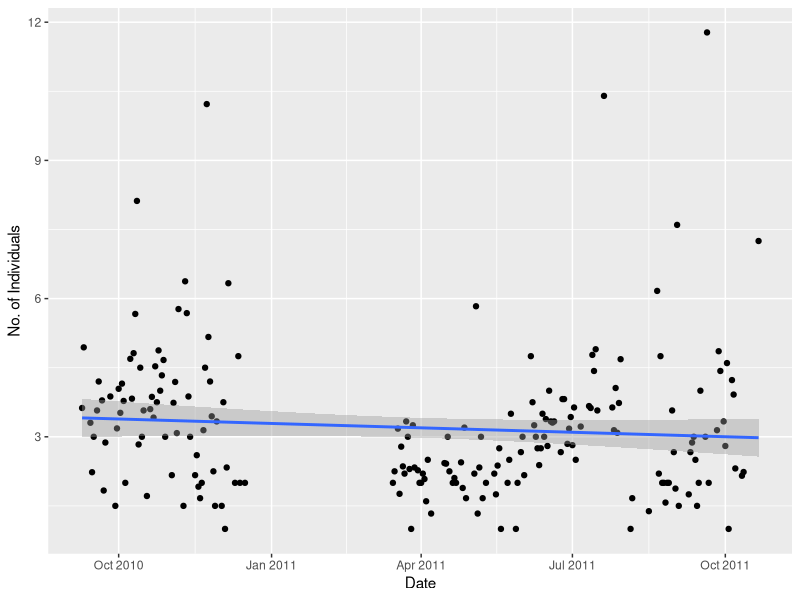
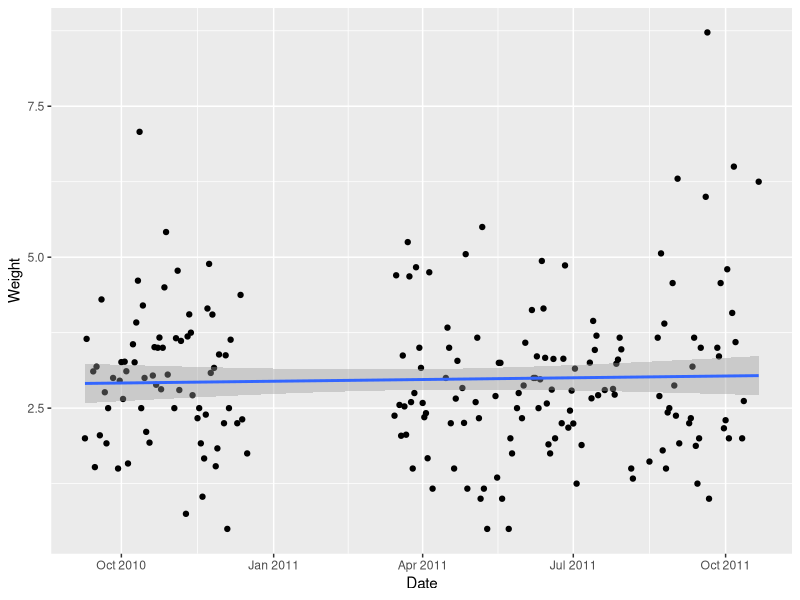
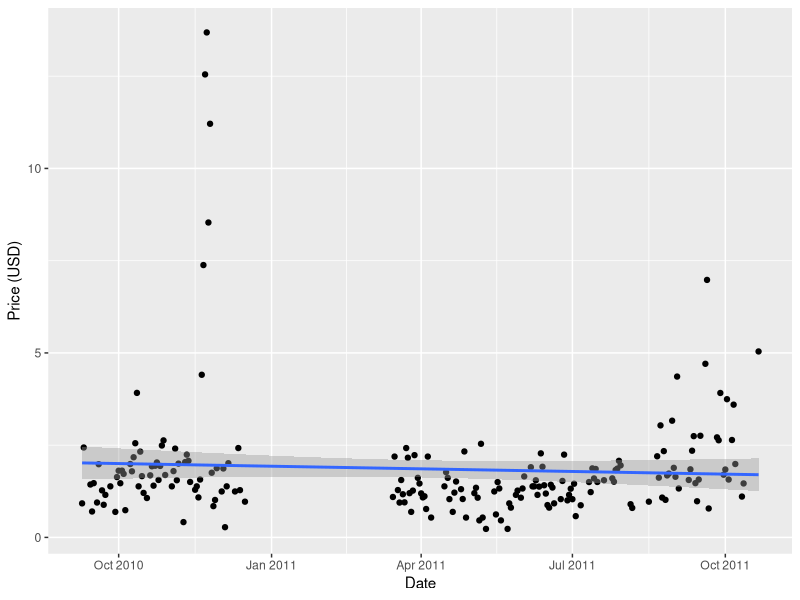
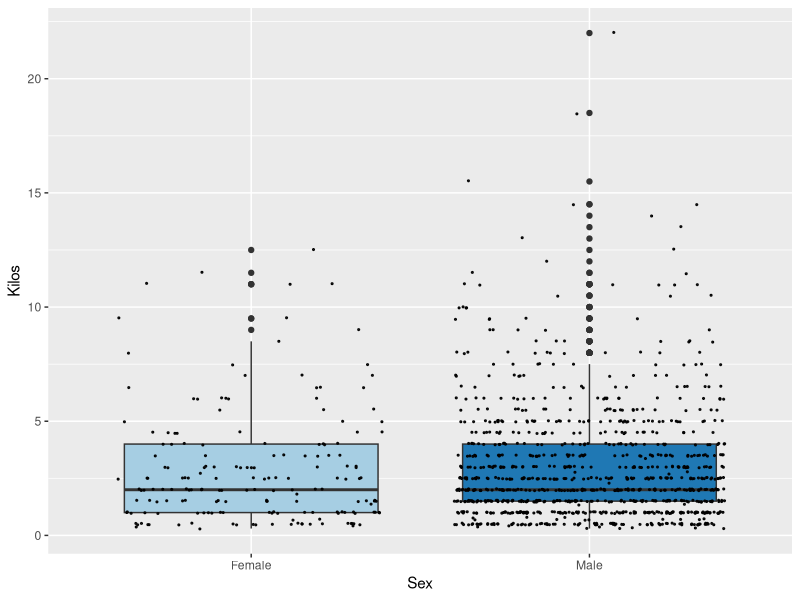
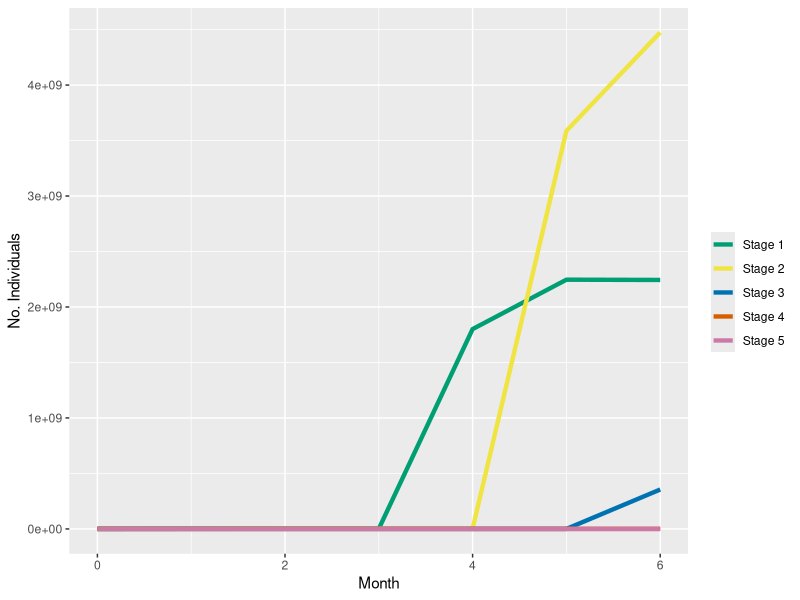

Source code (R) for these figures, in order:
# The final project should be done in groups of 1-3 people. The goal of the project is to put all of your skills to the test and have you work with some real data. 
# 
# You will need to submit a pdf and .Rmd of your write-up and do a short (5 minute) presentation on your findings.
# 
# The goal is to pull a dataset into R, clean the data, build 5+ figures/analyses/tables (you can choose), and build a nice pdf document. You also need to work on the project with your collaborators via Git and Github. I encourage you to work on data related to your research or interests, but this isn't 100% necessary. You can use any dataset you find online as well. Easton also has datasets you could work with if you aren't sure. Otherwise, the project details are fairly flexible.
# 
# Please upload the Github URL for your final project.




# Ideas:
#   Mapping of currents
#   Mtx models and projections (not based on this data)
#   Cost of oct over time/wt over time/No over time/avg wt over time
#   Sex of person catching. Then go into gendered convo

#Outline
#Intro place and population
#Go into Benbow study and that no one has modeled what that means for population stability
#show my model and all it's shortcomings/ all the assumptions I had to make (1 month per step, all 1 cohort, no immigration or emigration show map, stable population, only lookin at females) (maybe make a life history timeline)
#Compare to our dataset and add transform
# Equation with a weird name maybe and that it's telling us
#Future directions: What to fix model (what a stage based model looks like and which assumptions this eliminates), need to consider that just because something is at this weight doesn't mean it's at that stage (show benbow table) and eqn with weird name could fix this AND tell is if the pop is actually stable, if there is continuous spawning or diannual like the discourse I've read about

library(dplyr)
library(ggplot2)
#library(modelr)
setwd("~/UNH_Docs/BIOL806/FinalProj")
CatchData <- read.csv("SalaryIIvilage2010_2016.csv")
CatchData <- data.frame(CatchData)

CatchData$Sex <- as.character(CatchData$Sex)
CatchData$Date <- as.Date(CatchData$Date, format = "%d-%b-%y")
CatchData$Number_of_individuals <- as.numeric(CatchData$Number_of_individuals)
CatchData$Kilos <- as.numeric(CatchData$Kilos)
CatchData$Average_Size <- as.numeric(CatchData$Average_Size)
CatchData$USD_Price <- as.numeric(CatchData$USD_Price)
CephData <- CatchData %>% filter(Marine_product == "H")

#   Cost of oct over time
#   wt over time
#   No over time
#   avg wt over time
#   Sex of person catching. Then go into gendered convo

  # group_by(country) %>% #Doesn't quite do anything yet, just secretly stores as different data sets.
  # summarize(mean_pop = mean(pop), sd_pop = sd(pop))


CephData_dates <- CephData %>% 
  select(Date, Age, Sex, Number_of_individuals, Kilos, Average_Size, Price_Ar, USD_Price, When_returned_to_shore, Corresponding_time_interval_for_Arrival_time) %>%
  group_by(Date) %>%
  summarise(mean_number = mean(Number_of_individuals, na.rm=TRUE), mean_wt = mean(Kilos, na.rm=TRUE), mean_size = mean(Average_Size, na.rm=TRUE), mean_price = mean(USD_Price, na.rm=TRUE))
CephData_dates  
# summarize(mean_price = mean(Price_Ar), mean_wt_tot = mean(Kilos), 
  #           mean_count = mean(Number_of_individuals), mean_avg_size = mean(Average_Size))

ggplot(data = CephData_dates, aes(x = Date, y = mean_number)) +
  geom_point(color = "black") +
  geom_smooth(method="glm") +
  ylab("No. of Individuals")

ggplot(data = CephData_dates, aes(x = Date, y = mean_wt)) +
  geom_point(color = "black") +
  geom_smooth(method="glm") +
  ylab("Weight")

ggplot(data = CephData_dates, aes(x = Date, y = mean_price)) +
  geom_point(color = "black") +
  geom_smooth(method="glm") +
  ylab("Price (USD)")

CephData_sex <- CephData %>% 
  select(Date, Sex, Age, Number_of_individuals, Kilos, Average_Size, Price_Ar, USD_Price, When_returned_to_shore, Corresponding_time_interval_for_Arrival_time) %>%
  filter(Sex == "L" | Sex == "A") %>%
  mutate(Sex = replace(Sex, Sex == "L", "Male")) %>%
  mutate(Sex = replace(Sex, Sex == "A", "Female"))

ggplot(CephData_sex, aes(x=Sex, y=Kilos, fill = Sex)) + 
  geom_boxplot() +
  scale_fill_brewer(palette="Paired") +
  geom_jitter(color="black", size=0.4, alpha=0.9) +
  theme(legend.position="none")

#Mtx stuff
my_matrix <- matrix(c(0, 1.992, 0, 0, 0,
                      0, 0, 0.099, 0, 0,
                      .124*70000, 0, 0, .124, 0,
                      .25*70000, 0, 0, 0, .25,
                      0, 0, 0, 0, 0), ncol = 5)
print(my_matrix)

eigyBois <- eigen(my_matrix)
eigyBois

(values <- eigyBois$values)
(vectors <- eigyBois$vectors)

pop <- c(490, 976, 97, 12, 3)
N <- list()
 
for (i in 1:6){
   N[[1]] <- pop
   N[[i+1]] <-my_matrix %*% N[[i]]
 }

modeled_data <- t(as.data.frame(do.call(cbind, N)))
colnames(modeled_data) <- c("Stage_1", "Stage_2", "Stage_3", "Stage_4", "Stage_5")
modeled_data <- cbind(modeled_data, month = 0:6)

write.csv(modeled_data, "testing.csv",row.names = TRUE)
modeled_data <- data.frame(modeled_data)

ggplot(modeled_data) + 
  geom_line(aes(y = Stage_1, x = month, color = "Stage 1"), size = 1.5) + 
  geom_line(aes(y = Stage_2, x = month, color= "Stage 2"), size = 1.5) +
  geom_line(aes(y = Stage_3, x = month, color = "Stage 3"), size = 1.5) + 
  geom_line(aes(y = Stage_4, x = month, color= "Stage 4"), size = 1.5) +
  geom_line(aes(y = Stage_5, x = month, color = "Stage 5"), size = 1.5) +
  scale_color_manual(name = "", values = c("Stage 1" = "#009E73",
                                                "Stage 2" = "#F0E442",
                                                "Stage 3" = "#0072B2",
                                                "Stage 4" = "#D55E00",
                                                "Stage 5" = "#CC79A7")) +
  xlab("Month") +
  ylab("No. Individuals")
  

